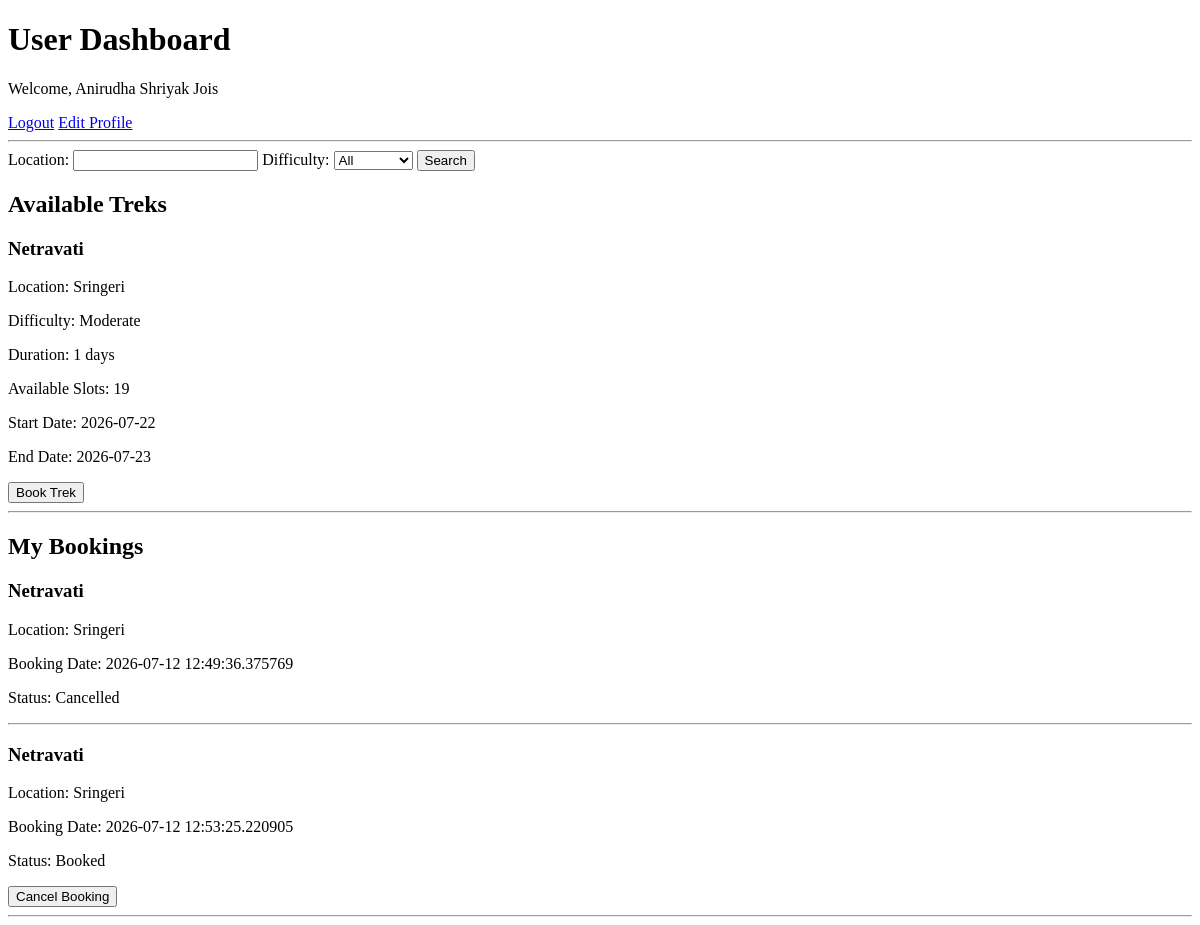
Page /user/dashboard (signed in) on the earlier database version.
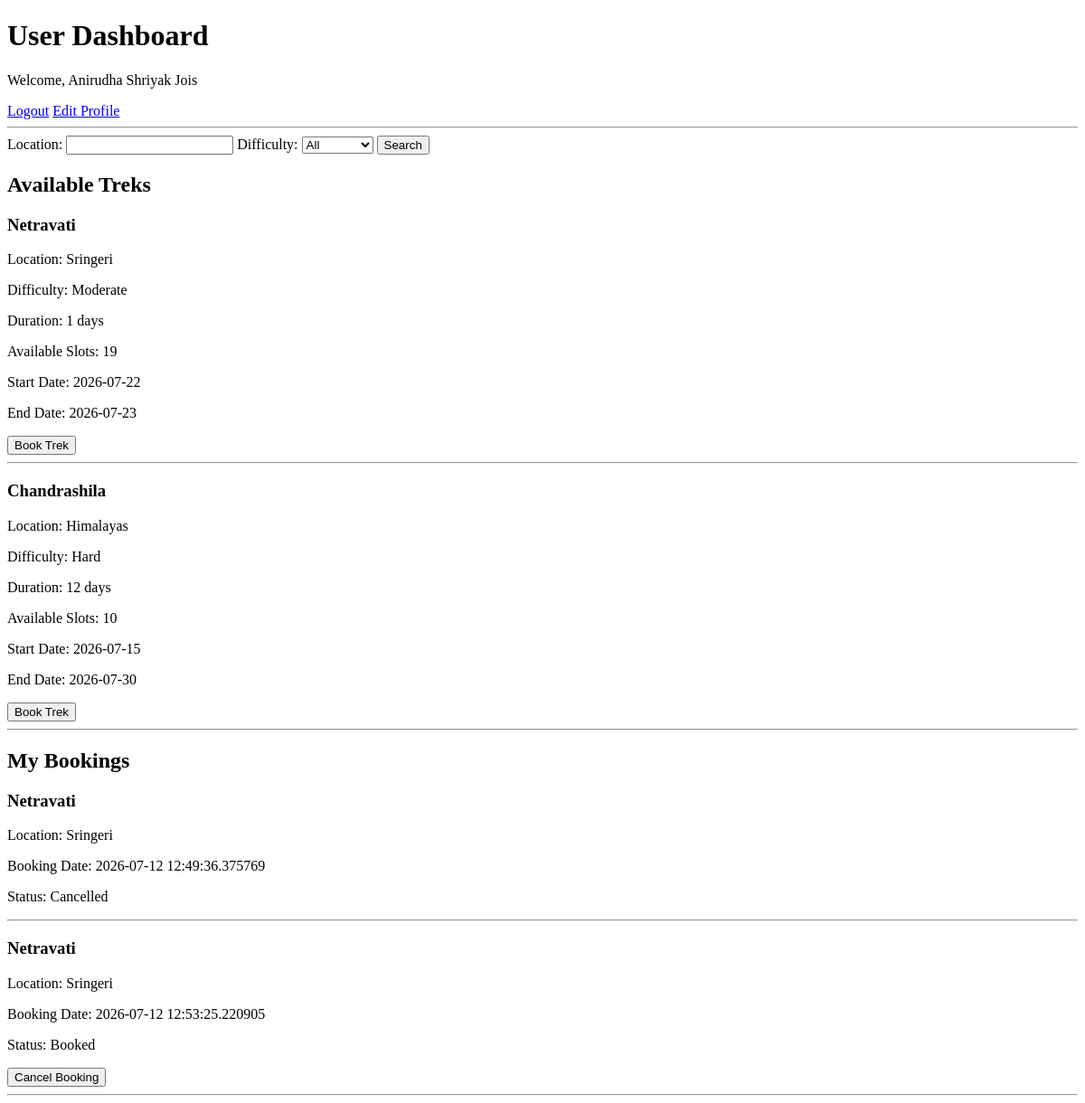
Same page on the later database version.
### models.py (models this page shows)
class Trek(db.Model):
    id = db.Column(db.Integer, primary_key=True)
    name = db.Column(db.String(100), nullable=False)
    location = db.Column(db.String(150), nullable=False)
    difficulty = db.Column(db.String(20), nullable=False)
    duration = db.Column(db.Integer, nullable=False)
    available_slots = db.Column(db.Integer, nullable=False)
    status = db.Column(db.String(20), nullable=False, default="Pending")
    start_date = db.Column(db.Date, nullable=False)
    end_date = db.Column(db.Date, nullable=False)
    bookings = db.relationship(
        "Booking",
        back_populates="trek"
    )
    staff_assignments = db.relationship(
        "TrekAssignment",
        back_populates="trek"
    )

class Booking(db.Model):
    id = db.Column(db.Integer, primary_key=True)
    user_id = db.Column(
        db.Integer,
        db.ForeignKey("user.id"),
        nullable=False
    )
    trek_id = db.Column(
        db.Integer,
        db.ForeignKey("trek.id"),
        nullable=False
    )
    booking_date = db.Column(
        db.DateTime,
        nullable=False,
        default= lambda: datetime.now(timezone.utc)
    )
    status = db.Column(
        db.String(20),
        nullable=False,
        default="Booked"
    )
    user = db.relationship(
        "User",
        back_populates="bookings"
    )
    trek = db.relationship(
        "Trek",
        back_populates="bookings"
    )

### app.py (the view)
@app.route("/user/dashboard")
@login_required
def user_dashboard():
    if current_user.role != "user":
        return "Access denied", 403
    location = request.args.get("location")
    difficulty = request.args.get("difficulty")
    query = Trek.query.filter_by(status="Open")
    if location:
        query = query.filter(Trek.location.ilike(f"%{location}%"))
    if difficulty:
        query = query.filter_by(difficulty=difficulty)
    open_treks = query.all()
    bookings = Booking.query.filter_by(
        user_id=current_user.id
    ).all()
    return render_template(
        "user_dashboard.html",
        open_treks=open_treks,
        bookings=bookings
    )

### app.py (called while the page is built)
@login_manager.user_loader
def load_user(user_id):
    return db.session.get(User, int(user_id))

### templates/user_dashboard.html (shortened to what this page needs)
<!DOCTYPE html>
<html lang="en">
<head>
</head>
<body>
    <h1>User Dashboard</h1>
    <p>Welcome, {{ current_user.name }}</p>
    <a href="{{ url_for('logout') }}">Logout</a>
    <a href="{{ url_for('edit_profile') }}">Edit Profile</a>
    <hr>
        <form method="GET">
        <label for="location">Location:</label>
        <input
            type="text"
            id="location"
            name="location"
            value="{{ request.args.get('location', '') }}"
        >
        <label for="difficulty">Difficulty:</label>
        <select id="difficulty" name="difficulty">
            <option value="">All</option>
        </select>
        <button type="submit">Search</button>
    </form>
    <h2>Available Treks</h2>
    {% for trek in open_treks %}
        <div>
            <h3>{{ trek.name }}</h3>
            <p>Location: {{ trek.location }}</p>
            <p>Difficulty: {{ trek.difficulty }}</p>
            <p>Duration: {{ trek.duration }} days</p>
            <p>Available Slots: {{ trek.available_slots }}</p>
            <p>Start Date: {{ trek.start_date }}</p>
            <p>End Date: {{ trek.end_date }}</p>
            <form
                method="POST"
                action="{{ url_for('book_trek', trek_id=trek.id) }}"
            >
                <button type="submit">Book Trek</button>
            </form>
        </div>
        <hr>
    {% else %}
        <p>No open treks are currently available.</p>
    {% endfor %}
    <h2>My Bookings</h2>
    {% for booking in bookings %}
        <div>
            <h3>{{ booking.trek.name }}</h3>
            <p>Location: {{ booking.trek.location }}</p>
            <p>Booking Date: {{ booking.booking_date }}</p>
            <p>Status: {{ booking.status }}</p>
        </div>
        {% if booking.status == "Booked" %}
            <form
                method="POST"
                action="{{ url_for('cancel_booking', booking_id=booking.id) }}"
            >
                <button type="submit">Cancel Booking</button>
            </form>
        {% endif %}
        <hr>
    {% else %}
        <p>You have not booked any treks yet.</p>
    {% endfor %}
</body>
</html>

Differences in the rows shown:
added Trek: name "Chandrashila", location "Himalayas", difficulty "Hard", duration "12", available_slots "10", start_date "2026-07-15", end_date "2026-07-30"
